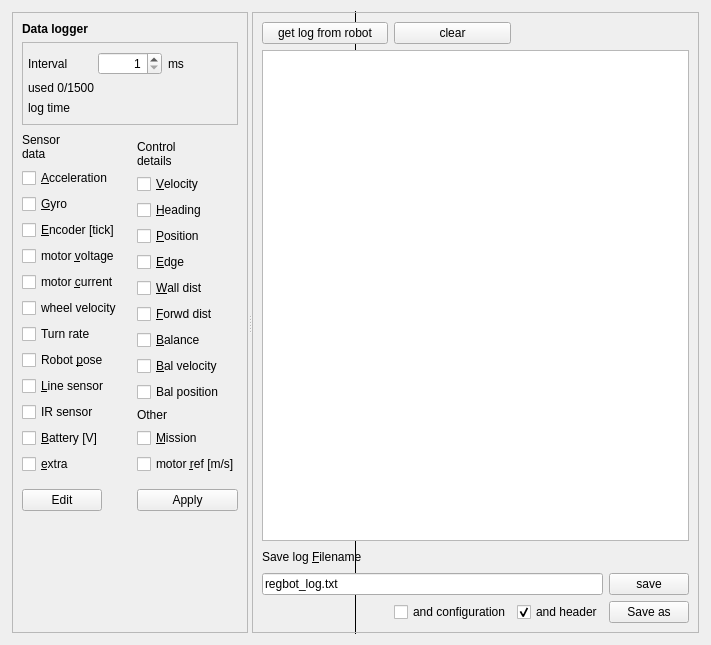
       <widget class="QWidget" name="tab_log">
        <attribute name="title">
         <string>Log</string>
        </attribute>
        <layout class="QVBoxLayout" name="verticalLayout_5">
         <item>
          <widget class="QSplitter" name="splitter">
           <property name="sizePolicy">
            <sizepolicy hsizetype="Expanding" vsizetype="Minimum">
             <horstretch>0</horstretch>
             <verstretch>0</verstretch>
            </sizepolicy>
           </property>
           <property name="frameShape">
            <enum>QFrame::VLine</enum>
           </property>
           <property name="orientation">
            <enum>Qt::Horizontal</enum>
           </property>
           <widget class="QFrame" name="log_options">
            <property name="sizePolicy">
             <sizepolicy hsizetype="Expanding" vsizetype="Preferred">
              <horstretch>0</horstretch>
              <verstretch>0</verstretch>
             </sizepolicy>
            </property>
            <property name="minimumSize">
             <size>
              <width>150</width>
              <height>0</height>
             </size>
            </property>
            <property name="frameShape">
             <enum>QFrame::StyledPanel</enum>
            </property>
            <property name="frameShadow">
             <enum>QFrame::Sunken</enum>
            </property>
            <layout class="QFormLayout" name="formLayout">
             <item row="0" column="0">
              <widget class="QLabel" name="label_13">
               <property name="font">
                <font>
                 <weight>75</weight>
                 <bold>true</bold>
                </font>
               </property>
               <property name="text">
                <string>Data logger</string>
               </property>
               <property name="buddy">
                <cstring>log_interval</cstring>
               </property>
              </widget>
             </item>
             <item row="2" column="0">
              <widget class="QFrame" name="frame_21">
               <property name="frameShape">
                <enum>QFrame::NoFrame</enum>
               </property>
               <property name="frameShadow">
                <enum>QFrame::Raised</enum>
               </property>
               <layout class="QVBoxLayout" name="verticalLayout_4">
                <property name="leftMargin">
                 <number>0</number>
                </property>
                <property name="topMargin">
                 <number>0</number>
                </property>
                <item>
                 <widget class="QLabel" name="label_3">
                  <property name="text">
                   <string>Sensor
data</string>
                  </property>
                 </widget>
                </item>
                <item>
                 <widget class="QCheckBox" name="log_lac">
                  <property name="toolTip">
                   <string notr="true">&lt;html&gt;&lt;head/&gt;&lt;body&gt;&lt;p&gt;Data from accelerometer in m/s&lt;span style=&quot; vertical-align:super;&quot;&gt;2&lt;/span&gt;.&lt;/p&gt;&lt;/body&gt;&lt;/html&gt;</string>
                  </property>
                  <property name="text">
                   <string>&amp;Acceleration</string>
                  </property>
                 </widget>
                </item>
                <item>
                 <widget class="QCheckBox" name="log_lgy">
                  <property name="toolTip">
                   <string>&lt;html&gt;&lt;head/&gt;&lt;body&gt;&lt;p&gt;Rotation rate around x,y,z axis in radians/sec.&lt;br/&gt;Sign after right hand rule.&lt;/p&gt;&lt;/body&gt;&lt;/html&gt;</string>
                  </property>
                  <property name="text">
                   <string>&amp;Gyro</string>
                  </property>
                 </widget>
                </item>
                <item>
                 <widget class="QCheckBox" name="log_lme">
                  <property name="toolTip">
                   <string notr="true" extracomment="Raw motor encoder value">Encoder tick cnt - as shown in Robot tab.</string>
                  </property>
                  <property name="text">
                   <string>&amp;Encoder [tick]</string>
                  </property>
                 </widget>
                </item>
                <item>
                 <widget class="QCheckBox" name="log_lmv">
                  <property name="toolTip">
                   <string notr="true" extracomment="Input to mootot controller">&lt;html&gt;&lt;head/&gt;&lt;body&gt;&lt;p&gt;Motor anchor voltage [V] - maximum is +/- battery voltage&lt;/p&gt;&lt;/body&gt;&lt;/html&gt;</string>
                  </property>
                  <property name="text">
                   <string>motor &amp;voltage</string>
                  </property>
                 </widget>
                </item>
                <item>
                 <widget class="QCheckBox" name="log_lma">
                  <property name="toolTip">
                   <string notr="true" extracomment="Motot current measured at high-side of H-bridge">&lt;html&gt;&lt;head/&gt;&lt;body&gt;&lt;p&gt;Motor current as measured by current sensor (in Amps).&lt;/p&gt;&lt;p&gt;NB! measurements are in general noisy&lt;/p&gt;&lt;p&gt;NB2! on hardware type 7, the measurement circuit has 2 errors:&lt;/p&gt;&lt;p&gt;1: It can measure OK in one direction and is significantly falty in the other motor direction.&lt;/p&gt;&lt;p&gt;2: Has a measurement time constant of about 15ms, possibly a combination of a pole at 5ms and one more at 10ms.&lt;/p&gt;&lt;/body&gt;&lt;/html&gt;</string>
                  </property>
                  <property name="text">
                   <string>motor &amp;current</string>
                  </property>
                 </widget>
                </item>
                <item>
                 <widget class="QCheckBox" name="log_lmr">
                  <property name="toolTip">
                   <string notr="true" extracomment="Motot current measured at high-side of H-bridge">&lt;html&gt;&lt;head/&gt;&lt;body&gt;&lt;p&gt;Wheel axle velocity in m/s.&lt;/p&gt;&lt;/body&gt;&lt;/html&gt;</string>
                  </property>
                  <property name="text">
                   <string>wheel velocity</string>
                  </property>
                 </widget>
                </item>
                <item>
                 <widget class="QCheckBox" name="log_turn_rate">
                  <property name="toolTip">
                   <string notr="true" extracomment="Motot current measured at high-side of H-bridge">Turn rate based on wheel encoder count - in radians/sec.</string>
                  </property>
                  <property name="text">
                   <string>Turn rate</string>
                  </property>
                 </widget>
                </item>
                <item>
                 <widget class="QCheckBox" name="log_lpo">
                  <property name="toolTip">
                   <string notr="true" extracomment="Motot current measured at high-side of H-bridge">&lt;html&gt;&lt;head/&gt;&lt;body&gt;&lt;p&gt;Robot pose is robot position relative to start of mission.&lt;br/&gt;x: forward (in meters)&lt;br/&gt;y: left (in meters)&lt;br/&gt;h: heading (in radians - positive CCV)&lt;/p&gt;&lt;p&gt;tilt: tilt angle (in radians) 0 is in balance, approx +/-0.5 is resting on either side.&lt;/p&gt;&lt;/body&gt;&lt;/html&gt;</string>
                  </property>
                  <property name="text">
                   <string>Robot &amp;pose</string>
                  </property>
                 </widget>
                </item>
                <item>
                 <widget class="QCheckBox" name="log_line">
                  <property name="toolTip">
                   <string notr="true" extracomment="Motot current measured at high-side of H-bridge">&lt;html&gt;&lt;head/&gt;&lt;body&gt;&lt;p&gt;Line sensor details&lt;/p&gt;&lt;/body&gt;&lt;/html&gt;</string>
                  </property>
                  <property name="text">
                   <string>&amp;Line sensor</string>
                  </property>
                 </widget>
                </item>
                <item>
                 <widget class="QCheckBox" name="log_distance">
                  <property name="toolTip">
                   <string notr="true" extracomment="Motot current measured at high-side of H-bridge">&lt;html&gt;&lt;head/&gt;&lt;body&gt;&lt;p&gt;IR distance sensor values&lt;/p&gt;&lt;/body&gt;&lt;/html&gt;</string>
                  </property>
                  <property name="text">
                   <string>IR sensor</string>
                  </property>
                 </widget>
                </item>
                <item>
                 <widget class="QCheckBox" name="log_lbt">
                  <property name="toolTip">
                   <string notr="true" extracomment="Motot current measured at high-side of H-bridge">&lt;html&gt;&lt;head/&gt;&lt;body&gt;&lt;p&gt;Main power source voltage, should be more than 10 Volts. (if less than 5 volts, then either the battery is switched off or dead.&lt;/p&gt;&lt;/body&gt;&lt;/html&gt;</string>
                  </property>
                  <property name="text">
                   <string>&amp;Battery [V]</string>
                  </property>
                 </widget>
                </item>
                <item>
                 <widget class="QCheckBox" name="log_lex">
                  <property name="toolTip">
                   <string notr="true" extracomment="Motot current measured at high-side of H-bridge">Debug info, see sourcecode for more info.</string>
                  </property>
                  <property name="text">
                   <string>&amp;extra</string>
                  </property>
                 </widget>
                </item>
               </layout>
              </widget>
             </item>
             <item row="2" column="1">
              <widget class="QFrame" name="frame">
               <property name="frameShape">
                <enum>QFrame::NoFrame</enum>
               </property>
               <property name="frameShadow">
                <enum>QFrame::Raised</enum>
               </property>
               <layout class="QVBoxLayout" name="verticalLayout_3">
                <property name="leftMargin">
                 <number>0</number>
                </property>
                <property name="rightMargin">
                 <number>0</number>
                </property>
                <item>
                 <widget class="QLabel" name="label_6">
                  <property name="text">
                   <string>Control
details</string>
                  </property>
                 </widget>
                </item>
                <item>
                 <widget class="QCheckBox" name="log_ctrl_vel">
                  <property name="toolTip">
                   <string notr="true" extracomment="Motot current measured at high-side of H-bridge">&lt;html&gt;&lt;head/&gt;&lt;body&gt;&lt;p&gt;Details from (10) values inside controller.&lt;/p&gt;&lt;p&gt;NB! each control log entry takes 40 bytes of the log space (of ~30kBytes total)&lt;/p&gt;&lt;/body&gt;&lt;/html&gt;</string>
                  </property>
                  <property name="text">
                   <string>&amp;Velocity</string>
                  </property>
                 </widget>
                </item>
                <item>
                 <widget class="QCheckBox" name="log_ctrl_turn">
                  <property name="toolTip">
                   <string notr="true" extracomment="Motot current measured at high-side of H-bridge">&lt;html&gt;&lt;head/&gt;&lt;body&gt;&lt;p&gt;Details from (10) values inside controller.&lt;/p&gt;&lt;p&gt;NB! each control log entry takes 40 bytes of the log space (~30kBytes total)&lt;/p&gt;&lt;/body&gt;&lt;/html&gt;</string>
                  </property>
                  <property name="text">
                   <string>&amp;Heading</string>
                  </property>
                 </widget>
                </item>
                <item>
                 <widget class="QCheckBox" name="log_ctrl_pos">
                  <property name="toolTip">
                   <string notr="true" extracomment="Motot current measured at high-side of H-bridge">&lt;html&gt;&lt;head/&gt;&lt;body&gt;&lt;p&gt;Details from (10) values inside controller.&lt;/p&gt;&lt;p&gt;NB! each control log entry takes 40 bytes of the log space (~30kBytes total)&lt;/p&gt;&lt;/body&gt;&lt;/html&gt;</string>
                  </property>
                  <property name="layoutDirection">
                   <enum>Qt::LeftToRight</enum>
                  </property>
                  <property name="text">
                   <string>&amp;Position</string>
                  </property>
                 </widget>
                </item>
                <item>
                 <widget class="QCheckBox" name="log_ctrl_edge">
                  <property name="toolTip">
                   <string notr="true" extracomment="Motot current measured at high-side of H-bridge">&lt;html&gt;&lt;head/&gt;&lt;body&gt;&lt;p&gt;Details from (10) values inside controller.&lt;/p&gt;&lt;p&gt;NB! each control log entry takes 40 bytes of the log space (~30kBytes total)&lt;/p&gt;&lt;/body&gt;&lt;/html&gt;</string>
                  </property>
                  <property name="text">
                   <string>&amp;Edge</string>
                  </property>
                 </widget>
                </item>
                <item>
                 <widget class="QCheckBox" name="log_ctrl_wall">
                  <property name="toolTip">
                   <string notr="true" extracomment="Motot current measured at high-side of H-bridge">&lt;html&gt;&lt;head/&gt;&lt;body&gt;&lt;p&gt;Details from (10) values inside controller.&lt;/p&gt;&lt;p&gt;NB! each control log entry takes 40 bytes of the log space (~30kBytes total)&lt;/p&gt;&lt;/body&gt;&lt;/html&gt;</string>
                  </property>
                  <property name="text">
                   <string>&amp;Wall dist</string>
                  </property>
                 </widget>
                </item>
                <item>
                 <widget class="QCheckBox" name="log_ctrl_fwd_dist">
                  <property name="toolTip">
                   <string notr="true" extracomment="Motot current measured at high-side of H-bridge">&lt;html&gt;&lt;head/&gt;&lt;body&gt;&lt;p&gt;Details from (10) values inside controller.&lt;/p&gt;&lt;p&gt;NB! each control log entry takes 40 bytes of the log space (~30kBytes total)&lt;/p&gt;&lt;/body&gt;&lt;/html&gt;</string>
                  </property>
                  <property name="text">
                   <string>&amp;Forwd dist</string>
                  </property>
                 </widget>
                </item>
                <item>
                 <widget class="QCheckBox" name="log_ctrl_bal">
                  <property name="toolTip">
                   <string notr="true" extracomment="Motot current measured at high-side of H-bridge">&lt;html&gt;&lt;head/&gt;&lt;body&gt;&lt;p&gt;Details from (10) values inside controller.&lt;/p&gt;&lt;p&gt;NB! each control log entry takes 40 bytes of the log space (~30kBytes total)&lt;/p&gt;&lt;/body&gt;&lt;/html&gt;</string>
                  </property>
                  <property name="text">
                   <string>&amp;Balance</string>
                  </property>
                 </widget>
                </item>
                <item>
                 <widget class="QCheckBox" name="log_ctrl_bal_vel">
                  <property name="toolTip">
                   <string notr="true" extracomment="Motot current measured at high-side of H-bridge">&lt;html&gt;&lt;head/&gt;&lt;body&gt;&lt;p&gt;Details from (10) values inside controller.&lt;/p&gt;&lt;p&gt;NB! each control log entry takes 40 bytes of the log space (~30kBytes total)&lt;/p&gt;&lt;/body&gt;&lt;/html&gt;</string>
                  </property>
                  <property name="text">
                   <string>&amp;Bal velocity</string>
                  </property>
                 </widget>
                </item>
                <item>
                 <widget class="QCheckBox" name="log_ctrl_bal_pos">
                  <property name="toolTip">
                   <string notr="true" extracomment="Motot current measured at high-side of H-bridge">&lt;html&gt;&lt;head/&gt;&lt;body&gt;&lt;p&gt;Details from (10) values inside controller (see wiki page for details).&lt;/p&gt;&lt;p&gt;NB! each control log entry takes 40 bytes of the log space (~30kBytes total)&lt;/p&gt;&lt;/body&gt;&lt;/html&gt;</string>
                  </property>
                  <property name="text">
                   <string>Bal position</string>
                  </property>
                 </widget>
                </item>
                <item>
                 <widget class="QLabel" name="label_7">
                  <property name="text">
                   <string>Other</string>
                  </property>
                 </widget>
                </item>
                <item>
                 <widget class="QCheckBox" name="log_lms">
                  <property name="toolTip">
                   <string notr="true">Mission number and state (mostly debug)</string>
                  </property>
                  <property name="text">
                   <string>&amp;Mission</string>
                  </property>
                 </widget>
                </item>
                <item>
                 <widget class="QCheckBox" name="log_lvr">
                  <property name="toolTip">
                   <string notr="true" extracomment="Input to mootot controller">&lt;html&gt;&lt;head/&gt;&lt;body&gt;&lt;p&gt;Reference input to motor velocity regulator [m/s]&lt;/p&gt;&lt;/body&gt;&lt;/html&gt;</string>
                  </property>
                  <property name="text">
                   <string>motor &amp;ref [m/s]</string>
                  </property>
                 </widget>
                </item>
               </layout>
              </widget>
             </item>
             <item row="4" column="0">
              <spacer name="verticalSpacer_4">
               <property name="orientation">
                <enum>Qt::Vertical</enum>
               </property>
               <property name="sizeHint" stdset="0">
                <size>
                 <width>17</width>
                 <height>108</height>
                </size>
               </property>
              </spacer>
             </item>
             <item row="1" column="0" colspan="2">
              <widget class="QFrame" name="frame_11">
               <property name="frameShape">
                <enum>QFrame::StyledPanel</enum>
               </property>
               <property name="frameShadow">
                <enum>QFrame::Raised</enum>
               </property>
               <layout class="QGridLayout" name="gridLayout">
                <property name="leftMargin">
                 <number>5</number>
                </property>
                <property name="rightMargin">
                 <number>5</number>
                </property>
                <item row="0" column="0">
                 <widget class="QLabel" name="log_buffer_time_3">
                  <property name="text">
                   <string>Interval</string>
                  </property>
                  <property name="buddy">
                   <cstring>log_interval</cstring>
                  </property>
                 </widget>
                </item>
                <item row="0" column="1">
                 <widget class="QSpinBox" name="log_interval">
                  <property name="sizePolicy">
                   <sizepolicy hsizetype="Preferred" vsizetype="Fixed">
                    <horstretch>0</horstretch>
                    <verstretch>0</verstretch>
                   </sizepolicy>
                  </property>
                  <property name="toolTip">
                   <string extracomment="Log interval in milliseconds">&lt;html&gt;&lt;head/&gt;&lt;body&gt;&lt;p&gt;Sample time in log buffer in milliseconds.&lt;/p&gt;&lt;p&gt;There is allocated 30kbyte of RAM as log buffer,&lt;br/&gt;so log interval and selection of log data determines length of log in seconds.&lt;/p&gt;&lt;p&gt;NB! used log time set in mission script - this is for calculation only.&lt;/p&gt;&lt;/body&gt;&lt;/html&gt;</string>
                  </property>
                  <property name="statusTip">
                   <string extracomment="status-tip"/>
                  </property>
                  <property name="whatsThis">
                   <string extracomment="what?"/>
                  </property>
                  <property name="accessibleName">
                   <string>log_interval</string>
                  </property>
                  <property name="alignment">
                   <set>Qt::AlignRight|Qt::AlignTrailing|Qt::AlignVCenter</set>
                  </property>
                  <property name="minimum">
                   <number>1</number>
                  </property>
                  <property name="maximum">
                   <number>10000</number>
                  </property>
                 </widget>
                </item>
                <item row="0" column="2">
                 <widget class="QLabel" name="log_buffer_time_2">
                  <property name="text">
                   <string>ms</string>
                  </property>
                  <property name="buddy">
                   <cstring>log_interval</cstring>
                  </property>
                 </widget>
                </item>
                <item row="1" column="0" colspan="3">
                 <widget class="QLabel" name="log_buf_cnt">
                  <property name="text">
                   <string>used 0/1500</string>
                  </property>
                 </widget>
                </item>
                <item row="2" column="0" colspan="3">
                 <widget class="QLabel" name="log_buffer_time">
                  <property name="text">
                   <string>log time</string>
                  </property>
                  <property name="buddy">
                   <cstring>log_interval</cstring>
                  </property>
                 </widget>
                </item>
               </layout>
              </widget>
             </item>
             <item row="3" column="0">
              <widget class="QPushButton" name="pushButton_log_edit">
               <property name="text">
                <string>Edit</string>
               </property>
              </widget>
             </item>
             <item row="3" column="1">
              <widget class="QPushButton" name="pushButton_log_apply">
               <property name="text">
                <string>Apply</string>
               </property>
              </widget>
             </item>
            </layout>
           </widget>
           <widget class="QFrame" name="frame_5">
            <property name="sizePolicy">
             <sizepolicy hsizetype="Expanding" vsizetype="Preferred">
              <horstretch>0</horstretch>
              <verstretch>0</verstretch>
             </sizepolicy>
            </property>
            <property name="frameShape">
             <enum>QFrame::StyledPanel</enum>
            </property>
            <property name="frameShadow">
             <enum>QFrame::Sunken</enum>
            </property>
            <layout class="QGridLayout" name="gridLayout_9">
             <item row="0" column="0" colspan="2">
              <widget class="QPushButton" name="log_get">
               <property name="toolTip">
                <string>Request logdata from robot.</string>
               </property>
               <property name="text">
                <string>get log from robot</string>
               </property>
              </widget>
             </item>
             <item row="0" column="2">
              <widget class="QPushButton" name="log_clear">
               <property name="toolTip">
                <string>Clear all log data received from obot.</string>
               </property>
               <property name="text">
                <string>clear</string>
               </property>
              </widget>
             </item>
             <item row="2" column="0">
              <widget class="QLabel" name="label_12">
               <property name="text">
                <string>Save log &amp;Filename</string>
               </property>
               <property name="buddy">
                <cstring>log_filename</cstring>
               </property>
              </widget>
             </item>
             <item row="3" column="4">
              <widget class="QPushButton" name="log_save">
               <property name="toolTip">
                <string>&lt;html&gt;&lt;head/&gt;&lt;body&gt;&lt;p&gt;Save any log data received from robot to the shown file.&lt;/p&gt;&lt;/body&gt;&lt;/html&gt;</string>
               </property>
               <property name="text">
                <string>save</string>
               </property>
              </widget>
             </item>
             <item row="4" column="0">
              <spacer name="horizontalSpacer_6">
               <property name="orientation">
                <enum>Qt::Horizontal</enum>
               </property>
               <property name="sizeHint" stdset="0">
                <size>
                 <width>124</width>
                 <height>20</height>
                </size>
               </property>
              </spacer>
             </item>
             <item row="4" column="2">
              <widget class="QCheckBox" name="log_save_config">
               <property name="toolTip">
                <string extracomment="Save only the values, not the field names">&lt;html&gt;&lt;head/&gt;&lt;body&gt;&lt;p&gt;Save also full configuration, as in regbot.ini, at start of logfile.&lt;/p&gt;&lt;p&gt;First character in each line is a % to allow &lt;br/&gt;MATLAB &amp;gt;&amp;gt; a = load('log.txt')&lt;/p&gt;&lt;/body&gt;&lt;/html&gt;</string>
               </property>
               <property name="text">
                <string>and configuration</string>
               </property>
               <property name="checked">
                <bool>false</bool>
               </property>
              </widget>
             </item>
             <item row="4" column="3">
              <widget class="QCheckBox" name="log_save_header">
               <property name="toolTip">
                <string extracomment="Save only the values, not the field names">&lt;html&gt;&lt;head/&gt;&lt;body&gt;&lt;p&gt;Save also column descriptions for data to start of file.&lt;/p&gt;&lt;p&gt;First character in each line is a % to allow &lt;br/&gt;MATLAB &amp;gt;&amp;gt; a = load('log.txt')&lt;/p&gt;&lt;/body&gt;&lt;/html&gt;</string>
               </property>
               <property name="text">
                <string>and header</string>
               </property>
               <property name="checked">
                <bool>true</bool>
               </property>
              </widget>
             </item>
             <item row="4" column="4">
              <widget class="QPushButton" name="log_get_filename">
               <property name="sizePolicy">
                <sizepolicy hsizetype="Preferred" vsizetype="Fixed">
                 <horstretch>0</horstretch>
                 <verstretch>0</verstretch>
                </sizepolicy>
               </property>
               <property name="maximumSize">
                <size>
                 <width>16777215</width>
                 <height>16777215</height>
                </size>
               </property>
               <property name="toolTip">
                <string>&lt;html&gt;&lt;head/&gt;&lt;body&gt;&lt;p&gt;Select a new log filename and save the shown log.&lt;/p&gt;&lt;/body&gt;&lt;/html&gt;</string>
               </property>
               <property name="text">
                <string>Save as</string>
               </property>
              </widget>
             </item>
             <item row="1" column="0" colspan="5">
              <widget class="QTextEdit" name="log_view">
               <property name="toolTip">
                <string>Log data received from robot - any edit will be lost.</string>
               </property>
               <property name="lineWrapMode">
                <enum>QTextEdit::NoWrap</enum>
               </property>
              </widget>
             </item>
             <item row="2" column="1" colspan="4">
              <spacer name="horizontalSpacer_8">
               <property name="orientation">
                <enum>Qt::Horizontal</enum>
               </property>
               <property name="sizeHint" stdset="0">
                <size>
                 <width>292</width>
                 <height>20</height>
                </size>
               </property>
              </spacer>
             </item>
             <item row="0" column="3" colspan="2">
              <spacer name="horizontalSpacer_7">
               <property name="orientation">
                <enum>Qt::Horizontal</enum>
               </property>
               <property name="sizeHint" stdset="0">
                <size>
                 <width>40</width>
                 <height>20</height>
                </size>
               </property>
              </spacer>
             </item>
             <item row="3" column="0" colspan="4">
              <widget class="QLineEdit" name="log_filename">
               <property name="toolTip">
                <string>&lt;html&gt;&lt;head/&gt;&lt;body&gt;&lt;p&gt;filename for fast save of log.&lt;/p&gt;&lt;/body&gt;&lt;/html&gt;</string>
               </property>
               <property name="text">
                <string>regbot_log.txt</string>
               </property>
              </widget>
             </item>
            </layout>
           </widget>
          </widget>
         </item>
        </layout>
       </widget>
